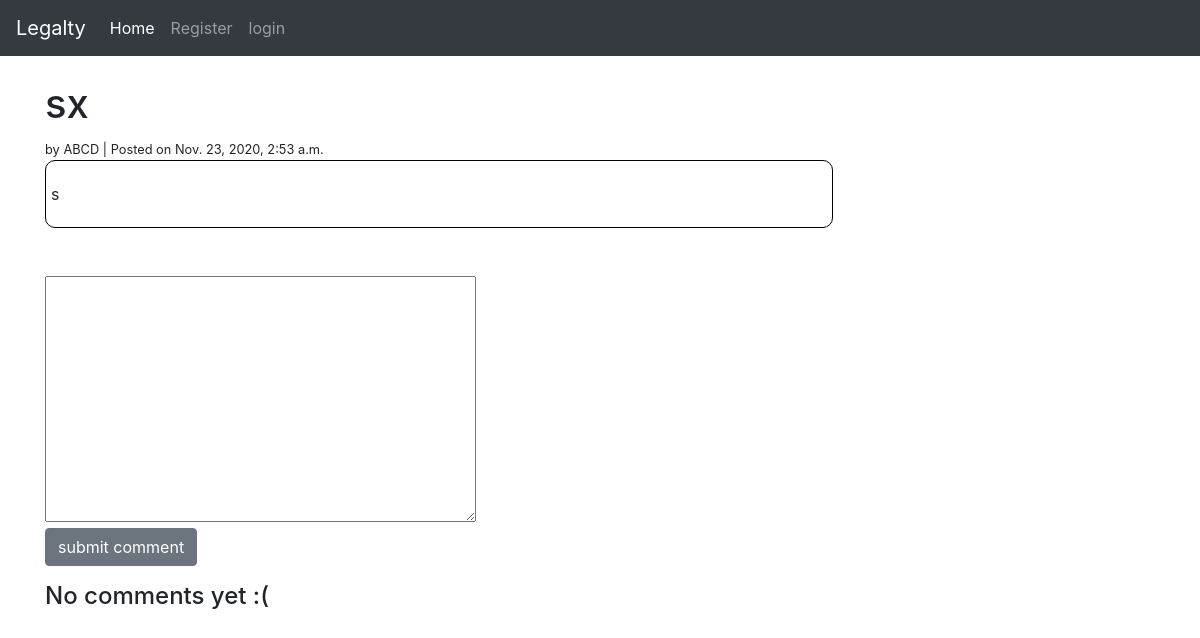
Before: /post/44 with the older database file.
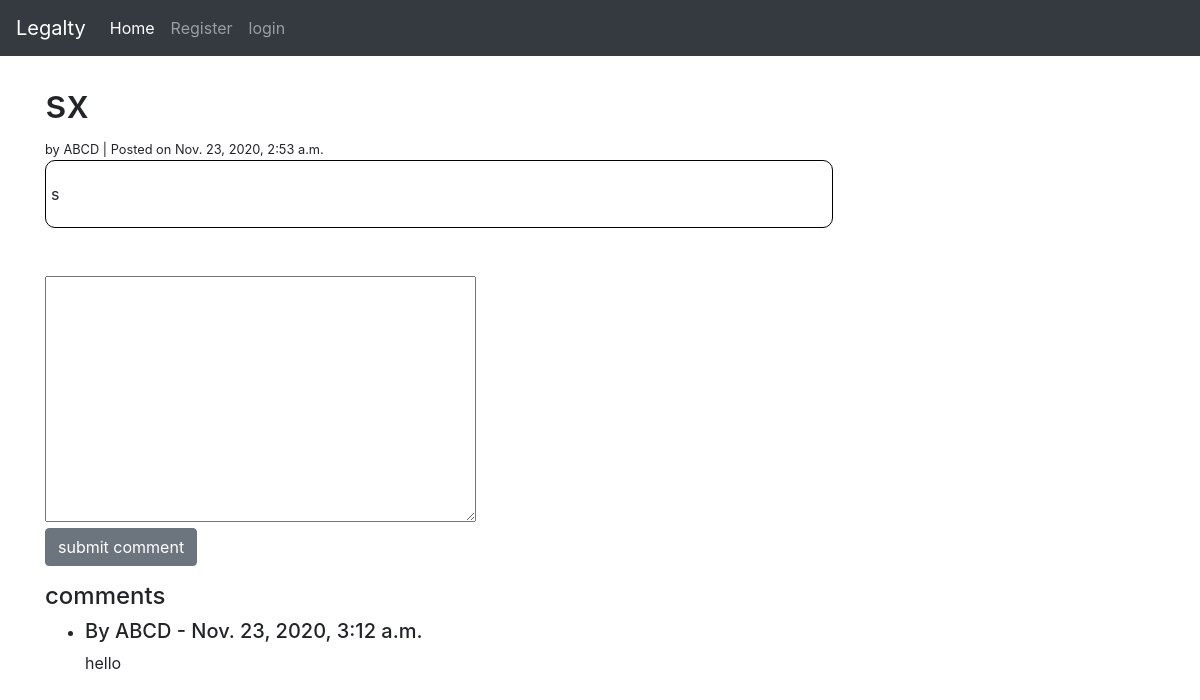
After: the same page with the newer database file.
### posts/models.py (models this page shows, shortened)
class Post_reply (models.Model):
    author = models.ForeignKey(User, on_delete=models.CASCADE)
    post_id = models.ForeignKey( Post , on_delete=models.CASCADE , related_name="comments")
    body = models.TextField()
    date_added = models.DateTimeField(default=timezone.now)
    class Meta:
        ordering = ('date_added' , )

### posts/views.py (the view)
def display_post_details(request, pk):
    form = Post_replyCreateForm( request.POST or None)
    if form.is_valid():
        form.instance.author = request.user
        form.instance.post_id = Post.objects.get(pk=pk)
        form.save()
        form = Post_replyCreateForm()
    try:
        post = Post.objects.get(pk=pk)
    except Post.DoesNotExist:
        return HttpResponseNotFound("Page not found")
    queryset = Post_reply.objects.filter(post_id__pk=pk)
    context = {
        'post': post,
        'form' : form ,
        'replyset': queryset
    }
    return render(request, 'details_post_and_reply.html', context)

### posts/forms.py
class Post_replyCreateForm ( forms.ModelForm):
    class Meta:
        model = Post_reply
        fields = { 'body' }
    widgets = {
        'body': forms.Textarea(attrs={'class': 'form-control'})
    }

### posts/templates/details_post_and_reply.html (shortened to what this page needs)
{% extends 'base.html' %}
{% block content %}
<h1>{{ post.title}}</h1>
<small> by {{ post.author.username }} | Posted on {{ post.created }} </small>
<br/>
<div class="box">
<p> {{ post.body|safe }}</p>
</div>
<br/>
<br/>
<div>
    <form method="POST">
        <div class="form-group">
        {% csrf_token %}{{ form.body }}
        <br/>
        <button class="btn btn-secondary"> submit comment </button>
        </div>
    </form>
</div>
{% if replyset %}
    <h4>comments</h4>
{% else%}
    <h4>No comments yet :(</h4>
{% endif %}
<ul>
    {% for reply in  replyset %}
    <li>
        <h5> By {{ reply.author.username }} - {{ reply.date_added }} </h5>
        <p> {{ reply.body }}</p>
    </li>
    {% endfor %}
</ul>
<br>
 {% endblock %}

Changed rows visible on the page:
added Post_reply: author.username "ABCD", date_added "Nov. 23, 2020, 3:12 a.m.", body "hello"
Other visible differences:
text no longer shown: "No comments yet :("
text now shown: "comments"
